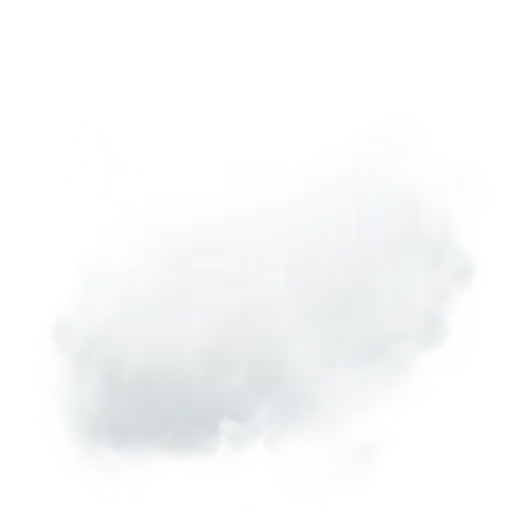
#> input picture asteria/assets/cloud.webp, 512 x 512 px
$ python make_paper.py ../../asteria/assets/cloud.webp out.png
#> lines starting #> are read from the running program, lines starting #| are printed output that depends on the picture
"""Tileable notebook paper (fibre, faint mottling) and a tileable leather swatch for the UI.
python3 tools/make_paper.py <leather_albedo.jpg> <out_dir>"""
import sys, numpy as np
from PIL import Image
rng = np.random.default_rng(7)
N = 512

def periodic_noise(n, power, seed):
    r = np.random.default_rng(seed)
    f = np.fft.fft2(r.standard_normal((n, n)))
    ky, kx = np.meshgrid(np.fft.fftfreq(n), np.fft.fftfreq(n), indexing='ij')
    k = np.sqrt(kx * kx + ky * ky); k[0, 0] = 1
    out = np.real(np.fft.ifft2(f / k ** power))
    return (out - out.mean()) / out.std()

# paper: cream base, soft cloudy mottling, fine tooth, short fibres (wrapping at the tile edges)
base = np.array([240, 230, 206], np.float32) / 255
cloud = periodic_noise(N, 1.2, 1) * 0.007
tooth = periodic_noise(N, 0.3, 2) * 0.011
fib = np.zeros((N, N), np.float32)
for _ in range(900):
    x, y = rng.uniform(0, N, 2); a = rng.uniform(0, np.pi); L = rng.uniform(4, 16); s = rng.choice([-1, 1]) * rng.uniform(0.01, 0.035)
    for t in np.linspace(0, 1, int(L * 2)):
        px, py = int(x + np.cos(a) * L * t) % N, int(y + np.sin(a) * L * t) % N
        fib[py, px] += s
img = base[None, None, :] * (1 + cloud[..., None] + tooth[..., None] + fib[..., None])
Image.fromarray((np.clip(img, 0, 1) * 255).astype(np.uint8)).save(f'{sys.argv[2]}/paper.png', optimize=True)
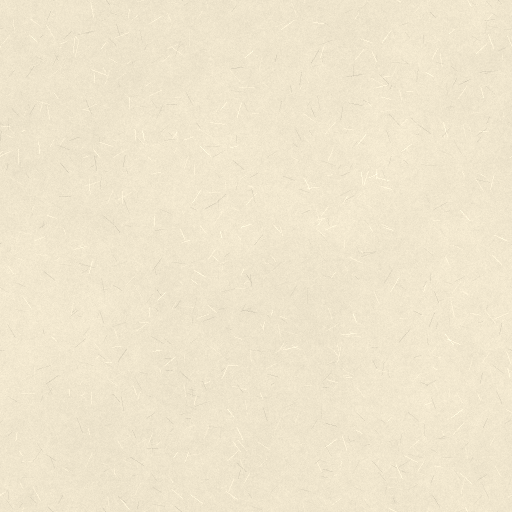
#> saved as paper.png: PIL image 512x512 RGB; mean R, G, B 239.5, 229.5, 205.5

# leather swatch for small CSS pieces: the scanned albedo, darkened toward a tobacco brown
L = Image.open(sys.argv[1]).convert('RGB').resize((640, 640), Image.LANCZOS)
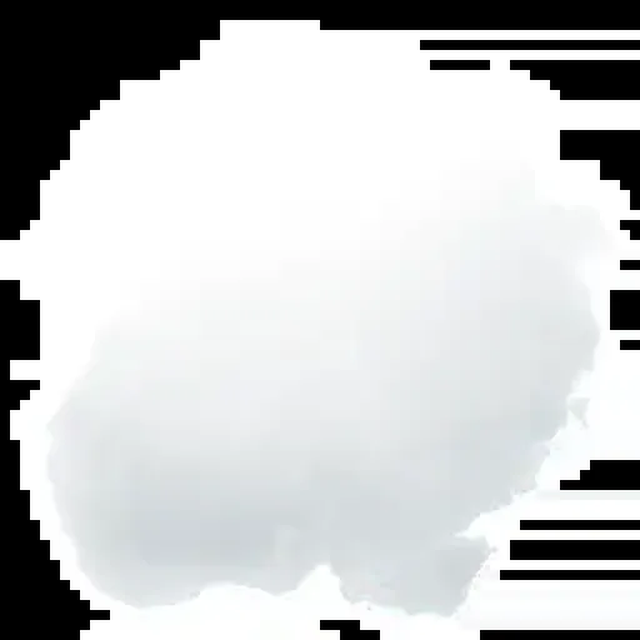
#> L: PIL image 640x640 RGB; mean R, G, B 197.9, 199.6, 200.1
a = np.asarray(L).astype(np.float32) / 255
a = a * np.array([0.82, 0.72, 0.62]) * 0.92
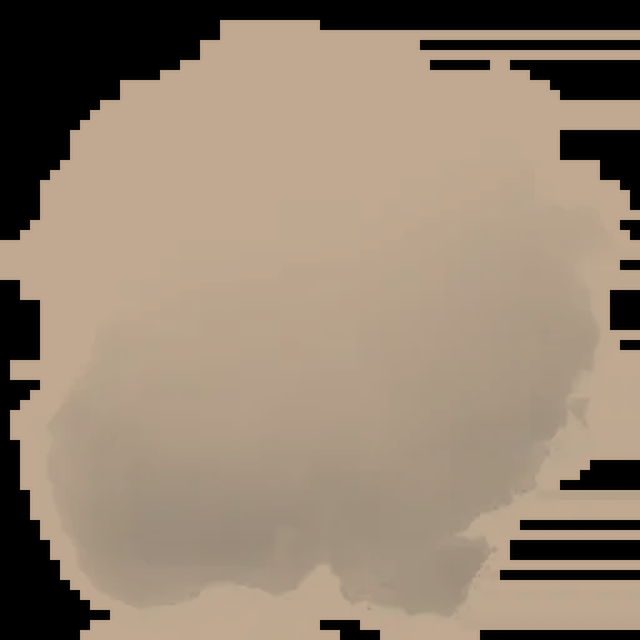
#> a: shape (640, 640, 3) float64; mean R, G, B 0.585, 0.518, 0.448
Image.fromarray((np.clip(a, 0, 1) * 255).astype(np.uint8)).save(f'{sys.argv[2]}/leather.jpg', quality=84, optimize=True)
print('ok')
